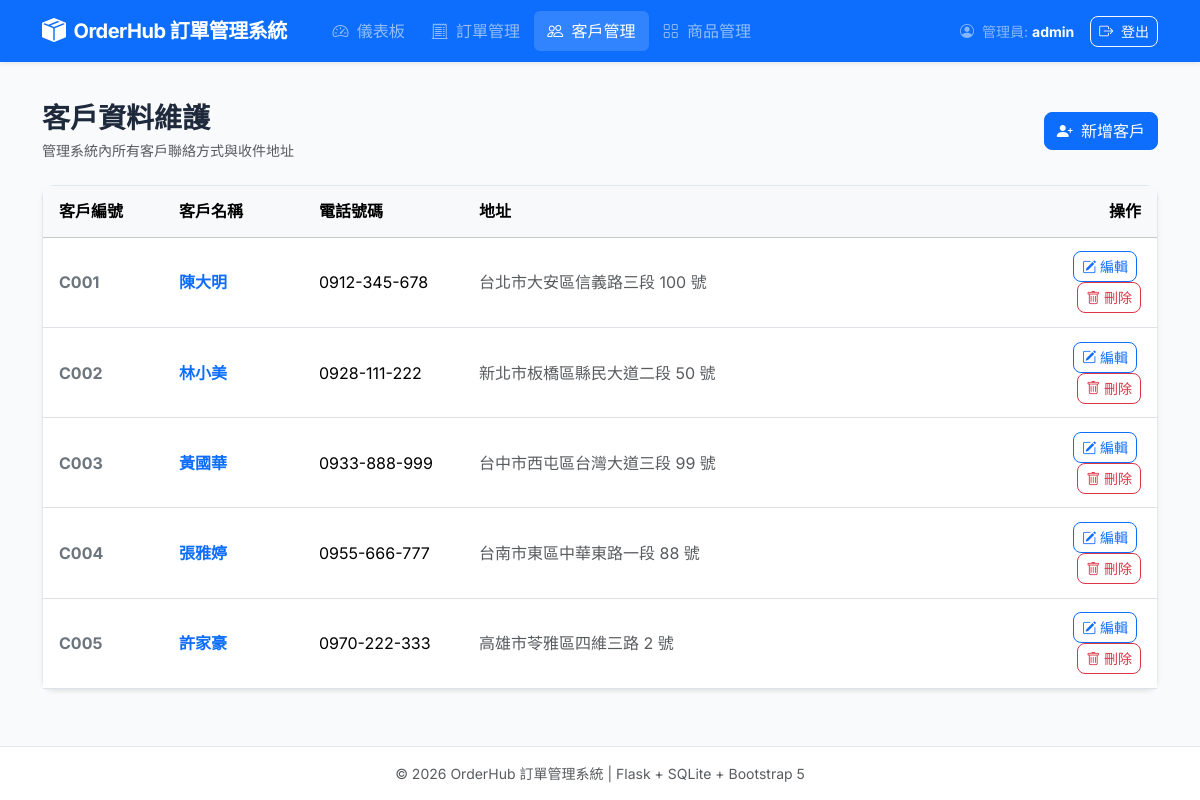
Screenshot of /customers (signed in) with the database file from the repository.
### tables this page shows
CREATE TABLE customer (
        客戶編號 TEXT PRIMARY KEY,
        名稱 TEXT NOT NULL,
        電話 TEXT,
        地址 TEXT
    );

### app.py (the view)
@app.route("/customers")
@login_required
def list_customers():
    conn = get_db()
    customers = conn.execute("SELECT * FROM customer ORDER BY 客戶編號").fetchall()
    conn.close()
    return render_template("customers.html", customers=customers)

### app.py (called while the page is built)
def init_db_if_not_exists():
    if not os.path.exists(DB_PATH):
        try:
            from create_db import init_database
            init_database()
        except Exception as e:
            print(f"初始化資料庫失敗: {e}")

def get_db():
    init_db_if_not_exists()
    conn = sqlite3.connect(DB_PATH)
    conn.row_factory = sqlite3.Row
    conn.execute("PRAGMA foreign_keys = ON;")
    return conn

def login_required(f):
    @wraps(f)
    def decorated_function(*args, **kwargs):
        if "user" not in session:
            flash("請先登入管理員帳號！", "warning")
            return redirect(url_for("login", next=request.path))
        return f(*args, **kwargs)
    return decorated_function

### templates/customers.html (shortened to what this page needs)
{% extends "base.html" %}
{% block content %}
<div class="d-flex justify-content-between align-items-center mb-4">
    <div>
        <h3 class="fw-bold mb-1">客戶資料維護</h3>
        <p class="text-muted small mb-0">管理系統內所有客戶聯絡方式與收件地址</p>
    </div>
    <button type="button" class="btn btn-primary" data-bs-toggle="modal" data-bs-target="#newCustomerModal">
        <i class="bi bi-person-plus-fill me-1"></i> 新增客戶
    </button>
</div>
<div class="card bg-white shadow-sm">
    <div class="table-responsive">
        <table class="table table-hover align-middle mb-0">
            <thead class="table-light">
                <tr>
                    <th style="width: 120px;">客戶編號</th>
                    <th style="width: 140px;">客戶名稱</th>
                    <th style="width: 160px;">電話號碼</th>
                    <th>地址</th>
                    <th style="width: 160px;" class="text-end">操作</th>
                </tr>
            </thead>
            <tbody>
                {% for c in customers %}
                <tr>
                    <td class="fw-bold text-secondary">{{ c.客戶編號 }}</td>
                    <td class="fw-semibold text-primary">{{ c.名稱 }}</td>
                    <td>{{ c.電話 or '未提供' }}</td>
                    <td class="text-muted">{{ c.地址 or '未提供' }}</td>
                    <td class="text-end">
                        <button class="btn btn-sm btn-outline-primary me-1"
                                data-bs-toggle="modal"
                                data-bs-target="#editCustomerModal"
                                data-id="{{ c.客戶編號 }}"
                                data-name="{{ c.名稱 }}"
                                data-phone="{{ c.電話 or '' }}"
                                data-address="{{ c.地址 or '' }}">
                            <i class="bi bi-pencil-square"></i> 編輯
                        </button>
                        <form method="POST" action="{{ url_for('delete_customer', customer_id=c.客戶編號) }}" class="d-inline" onsubmit="return confirm('確定要刪除客戶 [{{ c.名稱 }}] 嗎？若已有關聯訂單將無法刪除。');">
                            <button type="submit" class="btn btn-sm btn-outline-danger">
                                <i class="bi bi-trash"></i> 刪除
                            </button>
                        </form>
                    </td>
                </tr>
                {% else %}
                <tr>
                    <td colspan="5" class="text-center py-4 text-muted">目前暫無客戶資料</td>
                </tr>
                {% endfor %}
            </tbody>
        </table>
    </div>
</div>
{% endblock %}

### templates/base.html (style rules this page uses)
:root { --primary-color: #2563eb; --primary-hover: #1d4ed8; --bg-color: #f8fafc; --card-border: #e2e8f0; }
body { font-family: 'Inter', 'Noto Sans TC', -apple-system, BlinkMacSystemFont, sans-serif; background-color: var(--bg-color); color: #1e293b; min-height: 100vh; display: flex; flex-direction: column; }
.card { border-radius: 12px; border: 1px solid var(--card-border); box-shadow: 0 1px 3px rgba(0,0,0,0.04), 0 1px 2px rgba(0,0,0,0.02); transition: transform 0.2s ease, box-shadow 0.2s ease; }
.btn { border-radius: 8px; font-weight: 500; transition: all 0.15s ease; }
.table > :not(caption) > * > * { padding: 0.85rem 1rem; vertical-align: middle; }

### rows the page displays
customer: 客戶編號 "C001", 名稱 "陳大明", 電話 "0912-345-678", 地址 "台北市大安區信義路三段 100 號"
customer: 客戶編號 "C002", 名稱 "林小美", 電話 "0928-111-222", 地址 "新北市板橋區縣民大道二段 50 號"
customer: 客戶編號 "C003", 名稱 "黃國華", 電話 "0933-888-999", 地址 "台中市西屯區台灣大道三段 99 號"
customer: 客戶編號 "C004", 名稱 "張雅婷", 電話 "0955-666-777", 地址 "台南市東區中華東路一段 88 號"
customer: 客戶編號 "C005", 名稱 "許家豪", 電話 "0970-222-333", 地址 "高雄市苓雅區四維三路 2 號"

### other values shown
{{ session.get('user') }} "admin"
